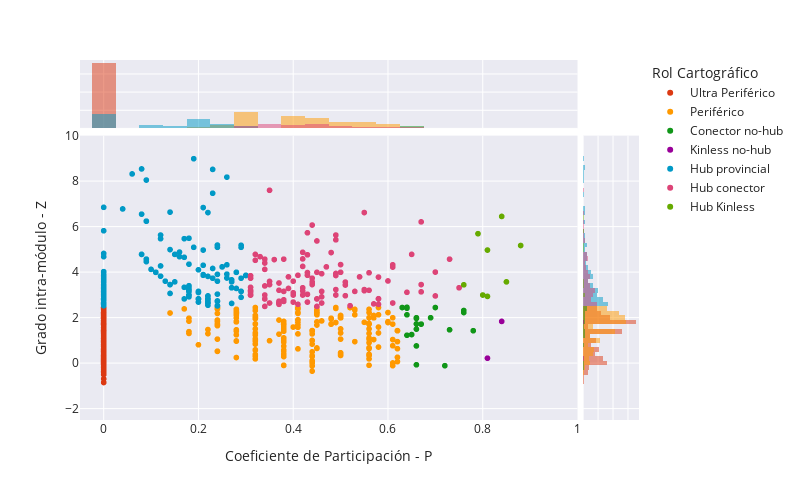

Source (notebook cell):
### Code cell
fig = px.scatter(infomap_bert_roles.rename(columns={"role_name":"Rol Cartográfico"}), x="participation_coefficient", y="intra_degree",range_x=range_infomap[0],range_y=range_infomap[1], width=800, height=500, color="Rol Cartográfico", marginal_x="histogram",marginal_y="histogram", color_discrete_map=color_discrete_map)
fig.update_layout(xaxis_title="Coeficiente de Participación - P", yaxis_title="Grado intra-módulo - Z")

# x1=0.8358,x2=0.8408
x1_, x2_ = 0.89, 0.9
# y1=0.7326, y2=0.7426
y1_, y2_ = 0.79, 0.81
fig.layout.xaxis.domain = (0.0, x1_)
fig.layout.xaxis2.domain = (x2_, 1.0)
fig.layout.xaxis3.domain = (0.0, x1_)
fig.layout.xaxis4.domain = (x2_, 1.0)
fig.layout.yaxis.domain = (0.0, y1_)
fig.layout.yaxis2.domain = (0.0, y1_)
fig.layout.yaxis3.domain = (y2_, 1.0)
fig.layout.yaxis4.domain = (y2_, 1.0)

fig.show()
# fig.write_html(reports_comunidades + "rol_cartografico_berts_infomap_interactivo.html")

### Figure 1 — Plotly figure (JSON) as saved in the notebook; plotly's stock layout.template omitted (floating-point values rounded to 4 significant figures; data arrays with more than 128 entries replaced by an {"elided": "..."} marker saying what was removed)
{"data": [{"hovertemplate": "Rol Cartográfico=Ultra Periférico<br>participation_coefficient=%{x}<br>intra_degree=%{y}<extra></extra>", "legendgroup": "Ultra Periférico", "marker": {"color": "#DC3912", "symbol": "circle"}, "mode": "markers", "name": "Ultra Periférico", "showlegend": true, "type": "scattergl", "x": {"elided": "358 int values"}, "xaxis": "x", "y": {"elided": "358 float values"}, "yaxis": "y"}, {"alignmentgroup": "True", "bingroup": "x", "hovertemplate": "Rol Cartográfico=Ultra Periférico<br>participation_coefficient=%{x}<br>count=%{y}<extra></extra>", "legendgroup": "Ultra Periférico", "marker": {"color": "#DC3912"}, "name": "Ultra Periférico", "offsetgroup": "Ultra Periférico", "opacity": 0.5, "showlegend": false, "type": "histogram", "x": {"elided": "358 int values"}, "xaxis": "x3", "yaxis": "y3"}, {"alignmentgroup": "True", "bingroup": "y", "hovertemplate": "Rol Cartográfico=Ultra Periférico<br>intra_degree=%{y}<br>count=%{x}<extra></extra>", "legendgroup": "Ultra Periférico", "marker": {"color": "#DC3912"}, "name": "Ultra Periférico", "offsetgroup": "Ultra Periférico", "opacity": 0.5, "showlegend": false, "type": "histogram", "xaxis": "x2", "y": {"elided": "358 float values"}, "yaxis": "y2"}, {"hovertemplate": "Rol Cartográfico=Periférico<br>participation_coefficient=%{x}<br>intra_degree=%{y}<extra></extra>", "legendgroup": "Periférico", "marker": {"color": "#FF9900", "symbol": "circle"}, "mode": "markers", "name": "Periférico", "showlegend": true, "type": "scattergl", "x": {"elided": "333 float values"}, "xaxis": "x", "y": {"elided": "333 float values"}, "yaxis": "y"}, {"alignmentgroup": "True", "bingroup": "x", "hovertemplate": "Rol Cartográfico=Periférico<br>participation_coefficient=%{x}<br>count=%{y}<extra></extra>", "legendgroup": "Periférico", "marker": {"color": "#FF9900"}, "name": "Periférico", "offsetgroup": "Periférico", "opacity": 0.5, "showlegend": false, "type": "histogram", "x": {"elided": "333 float values"}, "xaxis": "x3", "yaxis": "y3"}, {"alignmentgroup": "True", "bingroup": "y", "hovertemplate": "Rol Cartográfico=Periférico<br>intra_degree=%{y}<br>count=%{x}<extra></extra>", "legendgroup": "Periférico", "marker": {"color": "#FF9900"}, "name": "Periférico", "offsetgroup": "Periférico", "opacity": 0.5, "showlegend": false, "type": "histogram", "xaxis": "x2", "y": {"elided": "333 float values"}, "yaxis": "y2"}, {"hovertemplate": "Rol Cartográfico=Conector no-hub<br>participation_coefficient=%{x}<br>intra_degree=%{y}<extra></extra>", "legendgroup": "Conector no-hub", "marker": {"color": "#109618", "symbol": "circle"}, "mode": "markers", "name": "Conector no-hub", "showlegend": true, "type": "scattergl", "x": [0.78, 0.76, 0.64, 0.66, 0.67, 0.66, 0.66, 0.64, 0.76, 0.64, 0.7, 0.72, 0.66, 0.63, 0.67, 0.66, 0.65, 0.64, 0.69, 0.73, 0.66], "xaxis": "x", "y": [1.43, 2.23, 2.13, -0.07, 1.72, 2, 1.5, 2.42, 2.32, 2.46, 2.45, -0.11, 1.97, 2.45, 1.72, 0.76, 1.26, 1.23, 2, 1.47, 1.73], "yaxis": "y"}, {"alignmentgroup": "True", "bingroup": "x", "hovertemplate": "Rol Cartográfico=Conector no-hub<br>participation_coefficient=%{x}<br>count=%{y}<extra></extra>", "legendgroup": "Conector no-hub", "marker": {"color": "#109618"}, "name": "Conector no-hub", "offsetgroup": "Conector no-hub", "opacity": 0.5, "showlegend": false, "type": "histogram", "x": [0.78, 0.76, 0.64, 0.66, 0.67, 0.66, 0.66, 0.64, 0.76, 0.64, 0.7, 0.72, 0.66, 0.63, 0.67, 0.66, 0.65, 0.64, 0.69, 0.73, 0.66], "xaxis": "x3", "yaxis": "y3"}, {"alignmentgroup": "True", "bingroup": "y", "hovertemplate": "Rol Cartográfico=Conector no-hub<br>intra_degree=%{y}<br>count=%{x}<extra></extra>", "legendgroup": "Conector no-hub", "marker": {"color": "#109618"}, "name": "Conector no-hub", "offsetgroup": "Conector no-hub", "opacity": 0.5, "showlegend": false, "type": "histogram", "xaxis": "x2", "y": [1.43, 2.23, 2.13, -0.07, 1.72, 2, 1.5, 2.42, 2.32, 2.46, 2.45, -0.11, 1.97, 2.45, 1.72, 0.76, 1.26, 1.23, 2, 1.47, 1.73], "yaxis": "y2"}, {"hovertemplate": "Rol Cartográfico=Kinless no-hub<br>participation_coefficient=%{x}<br>intra_degree=%{y}<extra></extra>", "legendgroup": "Kinless no-hub", "marker": {"color": "#990099", "symbol": "circle"}, "mode": "markers", "name": "Kinless no-hub", "showlegend": true, "type": "scattergl", "x": [0.84, 0.81], "xaxis": "x", "y": [1.84, 0.22], "yaxis": "y"}, {"alignmentgroup": "True", "bingroup": "x", "hovertemplate": "Rol Cartográfico=Kinless no-hub<br>participation_coefficient=%{x}<br>count=%{y}<extra></extra>", "legendgroup": "Kinless no-hub", "marker": {"color": "#990099"}, "name": "Kinless no-hub", "offsetgroup": "Kinless no-hub", "opacity": 0.5, "showlegend": false, "type": "histogram", "x": [0.84, 0.81], "xaxis": "x3", "yaxis": "y3"}, {"alignmentgroup": "True", "bingroup": "y", "hovertemplate": "Rol Cartográfico=Kinless no-hub<br>intra_degree=%{y}<br>count=%{x}<extra></extra>", "legendgroup": "Kinless no-hub", "marker": {"color": "#990099"}, "name": "Kinless no-hub", "offsetgroup": "Kinless no-hub", "opacity": 0.5, "showlegend": false, "type": "histogram", "xaxis": "x2", "y": [1.84, 0.22], "yaxis": "y2"}, {"hovertemplate": "Rol Cartográfico=Hub provincial<br>participation_coefficient=%{x}<br>intra_degree=%{y}<extra></extra>", "legendgroup": "Hub provincial", "marker": {"color": "#0099C6", "symbol": "circle"}, "mode": "markers", "name": "Hub provincial", "showlegend": true, "type": "scattergl", "x": {"elided": "202 float values"}, "xaxis": "x", "y": {"elided": "202 float values"}, "yaxis": "y"}, {"alignmentgroup": "True", "bingroup": "x", "hovertemplate": "Rol Cartográfico=Hub provincial<br>participation_coefficient=%{x}<br>count=%{y}<extra></extra>", "legendgroup": "Hub provincial", "marker": {"color": "#0099C6"}, "name": "Hub provincial", "offsetgroup": "Hub provincial", "opacity": 0.5, "showlegend": false, "type": "histogram", "x": {"elided": "202 float values"}, "xaxis": "x3", "yaxis": "y3"}, {"alignmentgroup": "True", "bingroup": "y", "hovertemplate": "Rol Cartográfico=Hub provincial<br>intra_degree=%{y}<br>count=%{x}<extra></extra>", "legendgroup": "Hub provincial", "marker": {"color": "#0099C6"}, "name": "Hub provincial", "offsetgroup": "Hub provincial", "opacity": 0.5, "showlegend": false, "type": "histogram", "xaxis": "x2", "y": {"elided": "202 float values"}, "yaxis": "y2"}, {"hovertemplate": "Rol Cartográfico=Hub conector<br>participation_coefficient=%{x}<br>intra_degree=%{y}<extra></extra>", "legendgroup": "Hub conector", "marker": {"color": "#DD4477", "symbol": "circle"}, "mode": "markers", "name": "Hub conector", "showlegend": true, "type": "scattergl", "x": [0.49, 0.35, 0.45, 0.37, 0.31, 0.37, 0.34, 0.43, 0.46, 0.45, 0.44, 0.67, 0.42, 0.55, 0.5, 0.67, 0.56, 0.55, 0.44, 0.31, 0.41, 0.45, 0.49, 0.42, 0.34, 0.51, 0.6, 0.37, 0.51, 0.65, 0.5, 0.31, 0.37, 0.49, 0.48, 0.34, 0.45, 0.41, 0.31, 0.34, 0.42, 0.42, 0.7, 0.53, 0.64, 0.49, 0.43, 0.75, 0.61, 0.31, 0.37, 0.33, 0.44, 0.31, 0.31, 0.39, 0.37, 0.43, 0.56, 0.58, 0.44, 0.37, 0.38, 0.37, 0.46, 0.47, 0.34, 0.67, 0.43, 0.55, 0.42, 0.46, 0.44, 0.43, 0.54, 0.49, 0.36, 0.31, 0.43, 0.31, 0.38, 0.4, 0.58, 0.42, 0.58, 0.7, 0.45, 0.73, 0.61, 0.38, 0.32, 0.35, 0.51, 0.34, 0.49, 0.39, 0.58, 0.4, 0.57, 0.37, 0.34, 0.4, 0.4, 0.32, 0.61, 0.37, 0.35, 0.31, 0.38, 0.31, 0.52, 0.35, 0.46, 0.45, 0.34, 0.34], "xaxis": "x", "y": [5.43, 3.6, 5.38, 2.65, 3.14, 2.65, 4.58, 3.03, 3.16, 2.83, 3.58, 6.22, 3.18, 3.19, 4, 3.46, 3.98, 6.63, 3.74, 3.2, 2.59, 4, 5.64, 4.88, 2.83, 3.57, 3.62, 3.53, 2.97, 4.79, 4.34, 3, 2.65, 3, 4.87, 2.83, 2.5, 3.87, 3.34, 4.41, 4.26, 4.59, 4.01, 3.16, 3.12, 3.24, 5.74, 3.32, 4.23, 3.74, 2.65, 4.69, 3.49, 3, 3.03, 3.29, 3.21, 4.77, 3.21, 2.84, 6.08, 2.73, 2.79, 2.59, 2.65, 4.24, 2.5, 3.14, 3.99, 3.24, 3, 3.94, 3.46, 2.69, 3.8, 3.86, 4.56, 3.85, 3.87, 3.2, 4.58, 3.61, 2.59, 3.32, 3.79, 2.96, 2.83, 4.58, 2.65, 2.72, 4.79, 2.65, 3.44, 4.13, 3.95, 3.8, 2.83, 3, 2.61, 2.65, 2.83, 2.69, 3.1, 4.53, 4.33, 2.65, 3.46, 3, 3.16, 3, 2.53, 7.61, 2.92, 2.83, 3.4, 3], "yaxis": "y"}, {"alignmentgroup": "True", "bingroup": "x", "hovertemplate": "Rol Cartográfico=Hub conector<br>participation_coefficient=%{x}<br>count=%{y}<extra></extra>", "legendgroup": "Hub conector", "marker": {"color": "#DD4477"}, "name": "Hub conector", "offsetgroup": "Hub conector", "opacity": 0.5, "showlegend": false, "type": "histogram", "x": [0.49, 0.35, 0.45, 0.37, 0.31, 0.37, 0.34, 0.43, 0.46, 0.45, 0.44, 0.67, 0.42, 0.55, 0.5, 0.67, 0.56, 0.55, 0.44, 0.31, 0.41, 0.45, 0.49, 0.42, 0.34, 0.51, 0.6, 0.37, 0.51, 0.65, 0.5, 0.31, 0.37, 0.49, 0.48, 0.34, 0.45, 0.41, 0.31, 0.34, 0.42, 0.42, 0.7, 0.53, 0.64, 0.49, 0.43, 0.75, 0.61, 0.31, 0.37, 0.33, 0.44, 0.31, 0.31, 0.39, 0.37, 0.43, 0.56, 0.58, 0.44, 0.37, 0.38, 0.37, 0.46, 0.47, 0.34, 0.67, 0.43, 0.55, 0.42, 0.46, 0.44, 0.43, 0.54, 0.49, 0.36, 0.31, 0.43, 0.31, 0.38, 0.4, 0.58, 0.42, 0.58, 0.7, 0.45, 0.73, 0.61, 0.38, 0.32, 0.35, 0.51, 0.34, 0.49, 0.39, 0.58, 0.4, 0.57, 0.37, 0.34, 0.4, 0.4, 0.32, 0.61, 0.37, 0.35, 0.31, 0.38, 0.31, 0.52, 0.35, 0.46, 0.45, 0.34, 0.34], "xaxis": "x3", "yaxis": "y3"}, {"alignmentgroup": "True", "bingroup": "y", "hovertemplate": "Rol Cartográfico=Hub conector<br>intra_degree=%{y}<br>count=%{x}<extra></extra>", "legendgroup": "Hub conector", "marker": {"color": "#DD4477"}, "name": "Hub conector", "offsetgroup": "Hub conector", "opacity": 0.5, "showlegend": false, "type": "histogram", "xaxis": "x2", "y": [5.43, 3.6, 5.38, 2.65, 3.14, 2.65, 4.58, 3.03, 3.16, 2.83, 3.58, 6.22, 3.18, 3.19, 4, 3.46, 3.98, 6.63, 3.74, 3.2, 2.59, 4, 5.64, 4.88, 2.83, 3.57, 3.62, 3.53, 2.97, 4.79, 4.34, 3, 2.65, 3, 4.87, 2.83, 2.5, 3.87, 3.34, 4.41, 4.26, 4.59, 4.01, 3.16, 3.12, 3.24, 5.74, 3.32, 4.23, 3.74, 2.65, 4.69, 3.49, 3, 3.03, 3.29, 3.21, 4.77, 3.21, 2.84, 6.08, 2.73, 2.79, 2.59, 2.65, 4.24, 2.5, 3.14, 3.99, 3.24, 3, 3.94, 3.46, 2.69, 3.8, 3.86, 4.56, 3.85, 3.87, 3.2, 4.58, 3.61, 2.59, 3.32, 3.79, 2.96, 2.83, 4.58, 2.65, 2.72, 4.79, 2.65, 3.44, 4.13, 3.95, 3.8, 2.83, 3, 2.61, 2.65, 2.83, 2.69, 3.1, 4.53, 4.33, 2.65, 3.46, 3, 3.16, 3, 2.53, 7.61, 2.92, 2.83, 3.4, 3], "yaxis": "y2"}, {"hovertemplate": "Rol Cartográfico=Hub Kinless<br>participation_coefficient=%{x}<br>intra_degree=%{y}<extra></extra>", "legendgroup": "Hub Kinless", "marker": {"color": "#66AA00", "symbol": "circle"}, "mode": "markers", "name": "Hub Kinless", "showlegend": true, "type": "scattergl", "x": [0.85, 0.81, 0.8, 0.81, 0.84, 0.76, 0.88, 0.79], "xaxis": "x", "y": [3.58, 2.94, 3, 4.98, 6.46, 3.45, 5.18, 5.7], "yaxis": "y"}, {"alignmentgroup": "True", "bingroup": "x", "hovertemplate": "Rol Cartográfico=Hub Kinless<br>participation_coefficient=%{x}<br>count=%{y}<extra></extra>", "legendgroup": "Hub Kinless", "marker": {"color": "#66AA00"}, "name": "Hub Kinless", "offsetgroup": "Hub Kinless", "opacity": 0.5, "showlegend": false, "type": "histogram", "x": [0.85, 0.81, 0.8, 0.81, 0.84, 0.76, 0.88, 0.79], "xaxis": "x3", "yaxis": "y3"}, {"alignmentgroup": "True", "bingroup": "y", "hovertemplate": "Rol Cartográfico=Hub Kinless<br>intra_degree=%{y}<br>count=%{x}<extra></extra>", "legendgroup": "Hub Kinless", "marker": {"color": "#66AA00"}, "name": "Hub Kinless", "offsetgroup": "Hub Kinless", "opacity": 0.5, "showlegend": false, "type": "histogram", "xaxis": "x2", "y": [3.58, 2.94, 3, 4.98, 6.46, 3.45, 5.18, 5.7], "yaxis": "y2"}], "layout": {"barmode": "overlay", "height": 500, "legend": {"title": {"text": "Rol Cartográfico"}, "tracegroupgap": 0}, "margin": {"t": 60}, "width": 800, "xaxis": {"anchor": "y", "domain": [0, 0.89], "range": [-0.05, 1], "title": {"text": "Coeficiente de Participación - P"}}, "xaxis2": {"anchor": "y2", "domain": [0.9, 1], "matches": "x2", "showline": false, "showticklabels": false, "ticks": ""}, "xaxis3": {"anchor": "y3", "domain": [0, 0.89], "matches": "x", "showticklabels": false}, "xaxis4": {"anchor": "y4", "domain": [0.9, 1], "matches": "x2", "showline": false, "showticklabels": false, "ticks": ""}, "yaxis": {"anchor": "x", "domain": [0, 0.79], "range": [-2.5, 10], "title": {"text": "Grado intra-módulo - Z"}}, "yaxis2": {"anchor": "x2", "domain": [0, 0.79], "matches": "y", "showticklabels": false}, "yaxis3": {"anchor": "x3", "domain": [0.81, 1], "matches": "y3", "showline": false, "showticklabels": false, "ticks": ""}, "yaxis4": {"anchor": "x4", "domain": [0.81, 1], "matches": "y3", "showline": false, "showticklabels": false, "ticks": ""}}}
